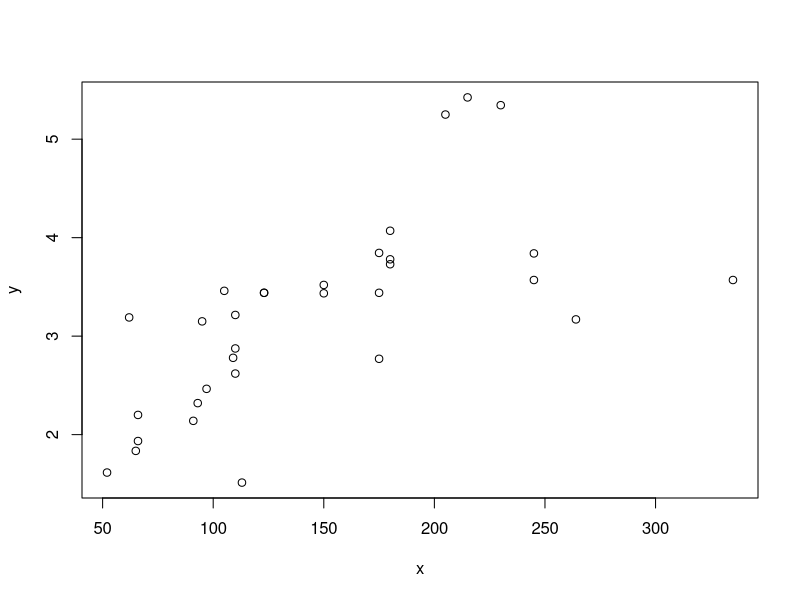
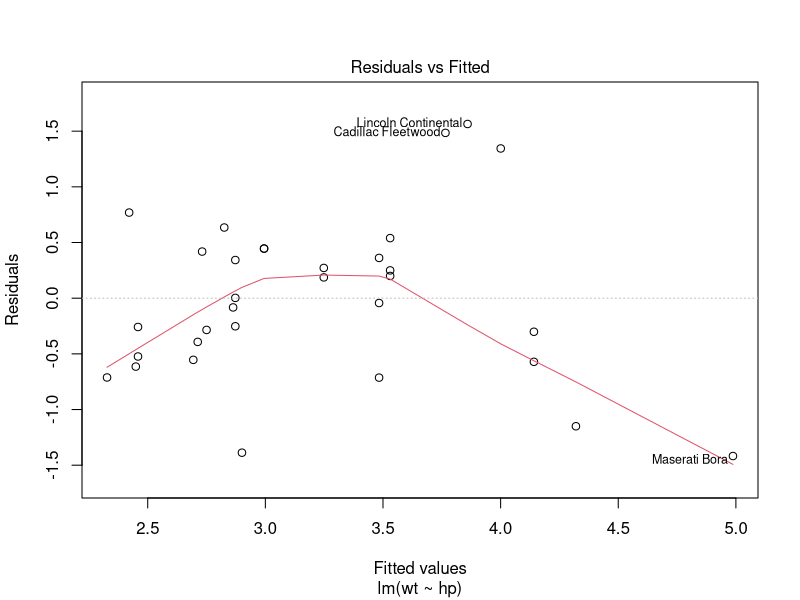
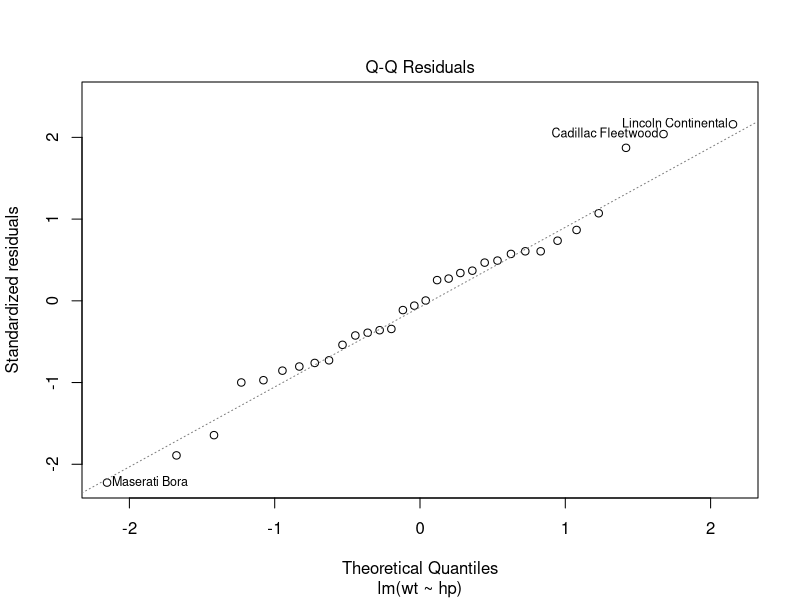
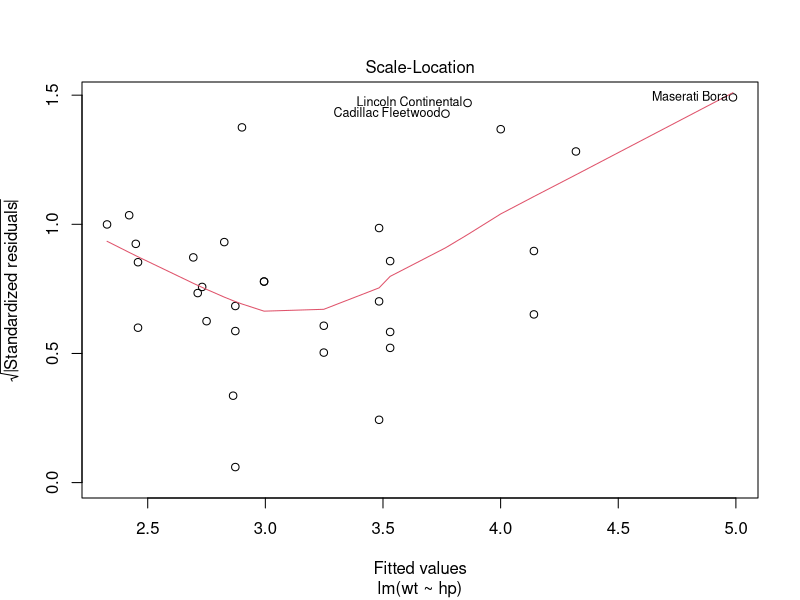
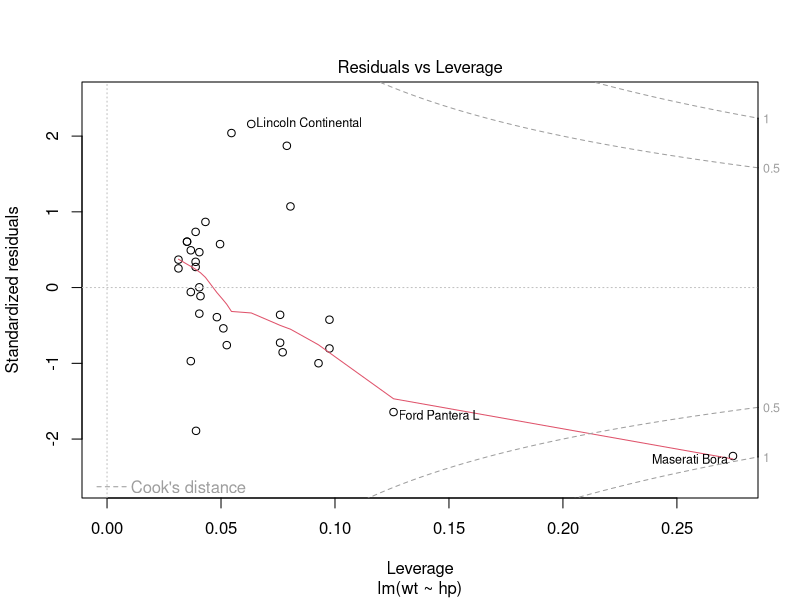

Reproduce these figures in R, in order. (Note: this script raises an error after producing the figures.)
###########################
# Recherche Uebung 10
###########################

?lm

head(mtcars)

y <- mtcars$wt
x <- mtcars$hp
plot(x, y)


# model wt as function der hp
wt.hp.model <- lm (wt~hp, data=mtcars)
wt.hp.model$coefficients

plot(wt.hp.model)


coeffs <- coefficients(wt.hp.model)
coeffs
est.wt <- coeffs[1]+ 200 * coeffs[2] 
est.wt
# gewicht bei 200hp:
coeffs[1]+ 200 * coeffs[2] 

paste("a", "b", "c")

newdata <- data.frame(hp=200)

predict(wt.hp.model,newdata)

hps <- c(110)

newdata <- data.frame(hp=hps)
predict(wt.hp.model,newdata)

head(mtcars)


model$fitted.values


